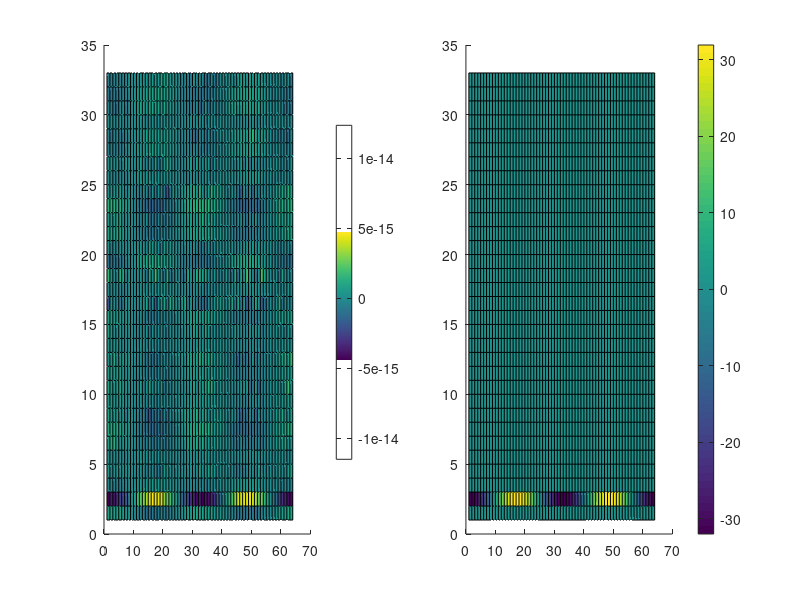
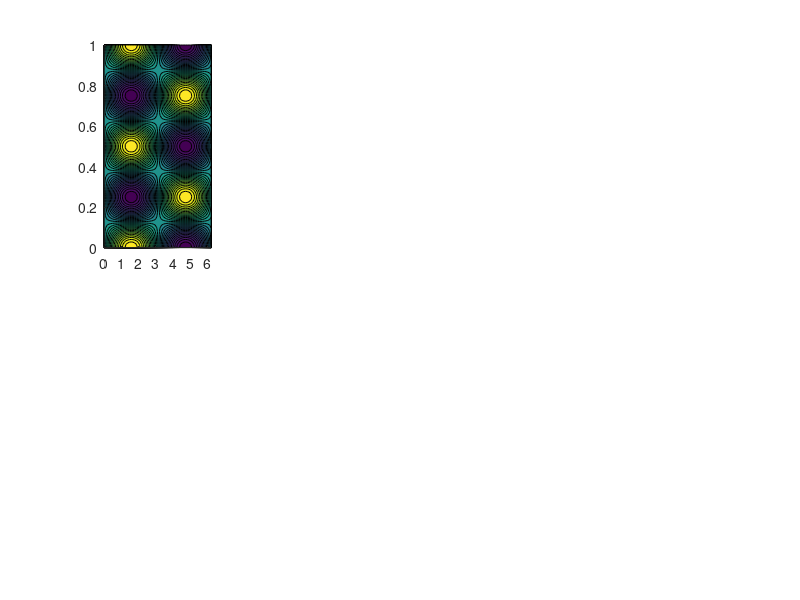

Reproduce these figures in MATLAB, in order. (Note: this script raises an error after producing the figures.)
clear; clc; close all

% Parameters
nx = 64;
ny = nx;
Lx = 2*pi;
Ly = 1.0;
dx = Lx / nx;
dy = Ly / (ny - 1);
dyi=1/dy;
x = (0:nx-1)*dx;
y = linspace(0, Ly, ny);

n = 1;
m = 2;

% Exact solution and RHS
A_coef  = -1 / (n^2 + (2*pi*m/Ly)^2);
pext    = zeros(nx, ny);
rhsp    = zeros(nx, ny);
for i = 1:nx
    for j = 1:ny
        pext(i,j) =  A_coef*sin(n*x(i))*cos(2*pi*m*y(j)/Ly);
        rhsp(i,j) =  sin(n*x(i))*cos(2*pi*m*y(j)/Ly);
    end
end

% FFT in x (real-to-complex)
rhspc = fft(rhsp, [], 1);
rhspc = rhspc(1:(nx/2+1), :);  % Keep only positive frequencies

% Wavenumbers and their squares
kx = (0:nx/2) * (2*pi / Lx);
kx2 = kx.^2;

% Preallocate solution
pc = zeros(nx/2+1, ny);


for i = 1:nx/2+1
    % Set up tridiagonal system for each kx
    % The system is: a(j) * pc(i,j-1) + b(j) * pc(i,j) + c(j) * pc(i,j+1) = d(j)
    
    % Initialize diagonals and RHS
    a = zeros(ny,1);
    b = zeros(ny,1);
    c = zeros(ny,1);
    d = zeros(ny,1);
    
    for j = 1:ny
        a(j) =  1.0 * dyi^2;
        b(j) = -2.0 * dyi^2 - kx2(i);
        c(j) =  1.0 * dyi^2;
        d(j) = rhspc(i,j);
    end

    % Neumann BC at j = 1 (bottom)
    b(1) = -2.0 * dyi^2 - kx2(i);
    c(1) =  2.0 * dyi^2;
    a(1) =  0.0;


    % Neumann BC at j = ny (top)
    a(ny) =  2.0 * dyi^2;
    b(ny) = -2.0 * dyi^2 - kx2(i);
    c(ny) =  0.0;


       % Special handling for kx = 0 (mean mode)
    if (kx(i) == 0) 
        for j = 1:ny
            pc(i,j) = 0.0d0;
        end
    else
        % Thomas algorithm (TDMA)
        % Forward sweep
        for j = 2:ny
            factor = a(j) / b(j-1);
            b(j) = b(j) - factor * c(j-1);
            d(j) = d(j) - factor * d(j-1);
        end

        % Back substitution
        sol = zeros(ny,1);
        sol(ny) = d(ny) / b(ny);
        for j = ny-1:-1:1
            sol(j) = (d(j) - c(j) * sol(j+1)) / b(j);
        end

        % Store solution
        for j = 1:ny
            pc(i,j) = sol(j);
            %sol(j)
        end
    end
end

% Reconstruct full spectrum using Hermitian symmetry
p_hat_full = zeros(nx, ny);
p_hat_full(1:nx/2+1, :) = pc;

% Fill in the negative frequencies (complex conjugate symmetry)
for i = 2:nx/2
    p_hat_full(nx - i + 2, :) = conj(pc(i, :));
end


% Inverse FFT
p = real(ifft(p_hat_full, [], 1));


% L2 error ignoring boundaries
l2norm=0.d0;
for i=1:nx
    for j=1:ny	
        err = p(i,j)-pext(i,j);
        l2norm = l2norm + err*err;
    end
end
l2norm=sqrt(l2norm/nx/ny);
disp(['L2 error: ', num2str(l2norm)]);

figure(1)
clf
subplot(1,2,1)
hold on
surf(real(rhspc))
colorbar
hold off

subplot(1,2,2)
hold on
surf(imag(rhspc))
colorbar
hold off

% Plot results from Matlab
figure(3)
subplot(2,4,1)
contourf(x,y,rhsp', 30, 'EdgeColor', 'none');
hold on
title('RHS - Matlab'); 
xlabel('x'); 
ylabel('y');
colorbar
hold off

subplot(2,4,2)
contourf(x, y, p', 30, 'EdgeColor', 'none');
hold on
title('Numerical - Matlab'); 
xlabel('x'); 
ylabel('y');
colorbar
hold off

subplot(2,4,3)
contourf(x, y, pext', 30, 'EdgeColor', 'none');
title('Analytical'); 
xlabel('x'); 
ylabel('y');
colorbar
hold off

subplot(2,4,4)
contourf(x, y, (p-pext)', 30, 'EdgeColor', 'none');
title('Error - Matlab'); 
xlabel('x'); 
ylabel('y');
colorbar
hold off

